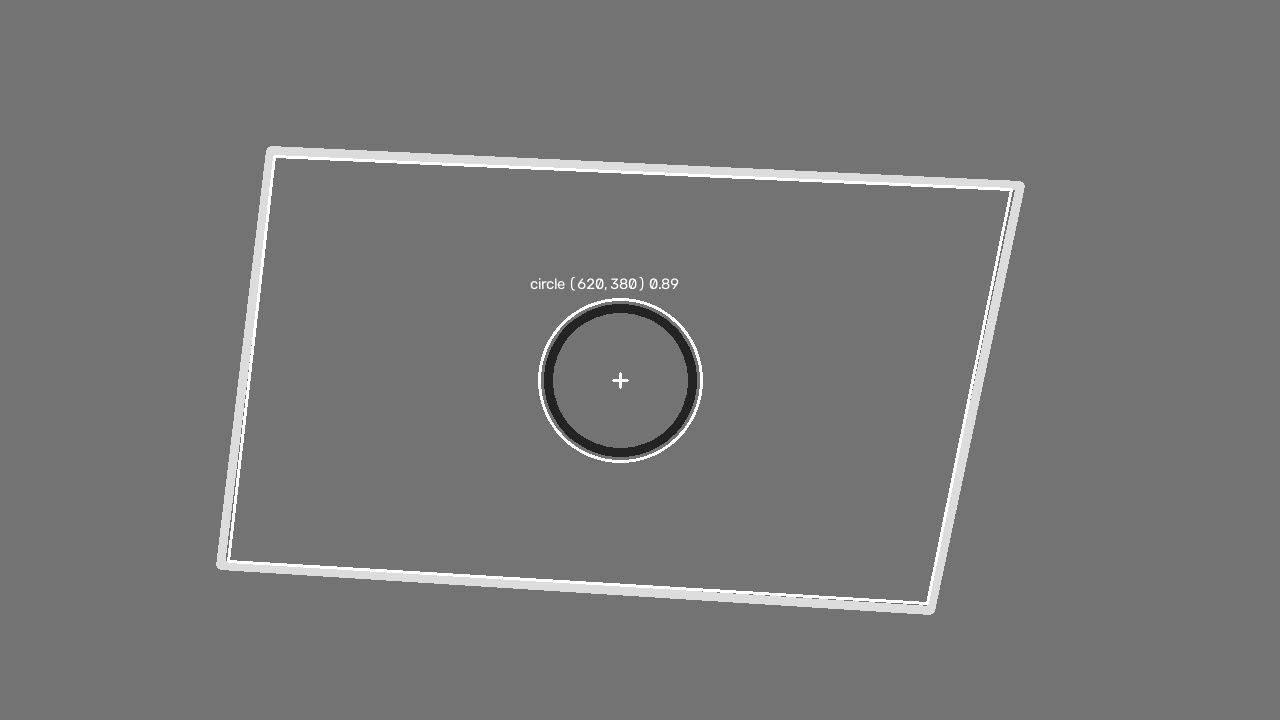
#> input picture snapshot.jpg, 1280 x 720 px
$ python -i rectangle_detector.py   (imports and definitions only)
#> lines starting #> are read from the running program, lines starting #| are printed output that depends on the picture; after the words box and inside, x2 and y2 are one past the last pixel; in counts of white or black regions, pixels touching at a corner belong together
#> further down, picture is the input picture: shape (720, 1280, 3); min 27, max 255, mean 118.2
"""Konvexní čtyřúhelníky včetně čtverců a perspektivně zkosených terčů."""
import cv2
import numpy as np

MIN_AREA = 200
MIN_SIDE = 8
_CLOSE_KERNEL = np.ones((3, 3), np.uint8)


def _quadrilateral(contour):
    # Zaoblené nebo rozmazané rohy potřebují větší toleranci aproximace.
    perimeter = cv2.arcLength(contour, True)
    for epsilon in (0.02, 0.03, 0.045):
        polygon = cv2.approxPolyDP(contour, epsilon * perimeter, True)
        if len(polygon) < 4:
            return None
        if len(polygon) == 4 and cv2.isContourConvex(polygon):
            break
    else:
        return None
    # Obrys musí polygon těsně sledovat. Zubatá skvrna textury (tráva)
    # má mnohem delší obvod a jinou plochu než její aproximace.
    polygon_perimeter = cv2.arcLength(polygon, True)
    if perimeter > 1.25 * polygon_perimeter:
        return None
    # U malých terčů mění posun hrany o 1-2 px plochu o desítky procent.
    polygon_area = cv2.contourArea(polygon)
    if abs(cv2.contourArea(contour) - polygon_area) > 0.1*polygon_area + 1.5*polygon_perimeter:
        return None
    return polygon


def find_rectangles(edges):
    # Uzavření zacelí jednopixelové mezery v hranách reálné kamery, ale slije
    # blízké rovnoběžné hrany (tenký rám). Proto obrysy z obou variant.
    closed = cv2.morphologyEx(edges, cv2.MORPH_CLOSE, _CLOSE_KERNEL)
    contours = [contour for source in (edges, closed)
                for contour in cv2.findContours(source, cv2.RETR_LIST, cv2.CHAIN_APPROX_SIMPLE)[0]]
    height, width = edges.shape
    rectangles = []
    for contour in contours:
        if cv2.contourArea(contour) < MIN_AREA:
            continue
        polygon = _quadrilateral(contour)
        if polygon is None:
            continue
        area = cv2.contourArea(polygon)
        if area < MIN_AREA:
            continue
        points = polygon[:, 0, :].astype(float)
        if (points[:, 0].min() <= 1 or points[:, 1].min() <= 1
                or points[:, 0].max() >= width-2 or points[:, 1].max() >= height-2):
            continue
        sides = np.roll(points, -1, axis=0) - points
        if np.linalg.norm(sides, axis=1).min() < MIN_SIDE:
            continue
        center = points.mean(axis=0)
        if any(np.linalg.norm(center - old[:, 0, :].mean(axis=0)) < 8
               and 0.8 < area / cv2.contourArea(old) < 1.25 for old in rectangles):
            continue
        rectangles.append(polygon)
    return rectangles


def enclosing_rectangle(circle, rectangles, margin=2):
    """Nejmenší čtyřúhelník, ve kterém leží celý obvod kolečka s rezervou."""
    boundary = circle.boundary()
    matches = [rect for rect in rectangles
               if min(cv2.pointPolygonTest(rect, (float(x), float(y)), True) for x, y in boundary) > margin]
    return min(matches, key=cv2.contourArea) if matches else None


def find_faint_quadrilaterals(frame):
    """Záloha pro dlouhé slabé hrany s malými mezerami v rozích."""
    gray = cv2.GaussianBlur(cv2.cvtColor(frame, cv2.COLOR_BGR2GRAY), (5, 5), 1)
    edges = cv2.Canny(gray, 5, 15)
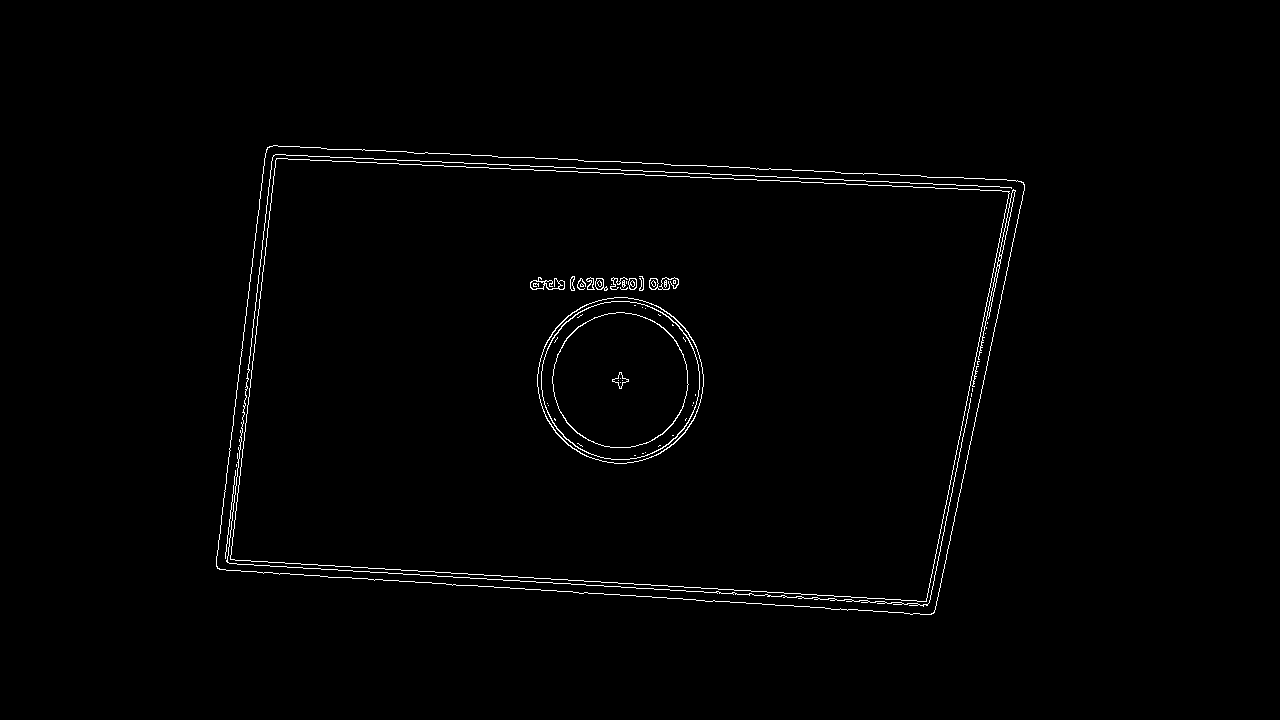
#> edges: shape (720, 1280); 1% white in thin lines or dots, all inside (x1, y1, x2, y2) = (216, 145, 1025, 615)
    size = min(gray.shape)
#> size = 720
    lines = cv2.HoughLinesP(edges, 1, np.pi/180, threshold=40,
                           minLineLength=max(40, int(size*0.25)),
                           maxLineGap=max(10, int(size*0.1)))
#> lines = 30 rows, first 6: [934, 612, 1024, 187], [216, 558, 266, 149], [570, 583, 798, 598], [264, 159, 510, 168], [668, 586, 929, 600], [223, 569, 262, 249]
    if lines is None:
        return []
    segments = lines.reshape(-1, 4)
#> segments has the same summary as lines
    lengths = np.linalg.norm(segments[:, 2:] - segments[:, :2], axis=1)
#> lengths = 30 values, max 437.6 at index 28, min 182.3 at index 14, mean 286.4
    canvas = np.zeros_like(gray)
    # Omezený počet segmentů i prodloužení: nespojujeme vzdálené nesouvisející hrany.
    for index in np.argsort(lengths)[-60:]:
        start = segments[index, :2].astype(float)
        end = segments[index, 2:].astype(float)
        direction = (end-start)/lengths[index]*max(5, size*0.025)
        cv2.line(canvas, tuple(np.rint(start-direction).astype(int)),
                 tuple(np.rint(end+direction).astype(int)), 255, 3)
#> this loop made 30 passes
#> (index, start, end, direction) on passes 1, 2, 3, 4, 5, 6, 7, 9, 10, 12, 13, 14: (14, [225, 569], [247, 388], [2.17, -17.87]), (12, [399, 569], [584, 581], [17.96, 1.17]), (18, [617, 173], [825, 183], [17.98, 0.864]), (8, [972, 385], [1015, 180], [3.7, -17.62]), (25, [714, 600], [926, 614], [17.96, 1.19]), (23, [228, 570], [254, 352], [2.13, -17.87]), (9, [282, 154], [510, 165], [17.98, 0.867]), (2, [570, 583], [798, 598], [17.96, 1.18]), (15, [791, 169], [1021, 181], [17.98, 0.938]), (27, [245, 387], [273, 155], [2.16, -17.87]), (24, [685, 590], [923, 606], [17.96, 1.21]), (3, [264, 159], [510, 168], [17.99, 0.658])
#> (start, end, direction) on passes 8, 11: ([416, 160], [644, 171], [17.98, 0.867]), ([321, 569], [552, 582], [17.97, 1.01])
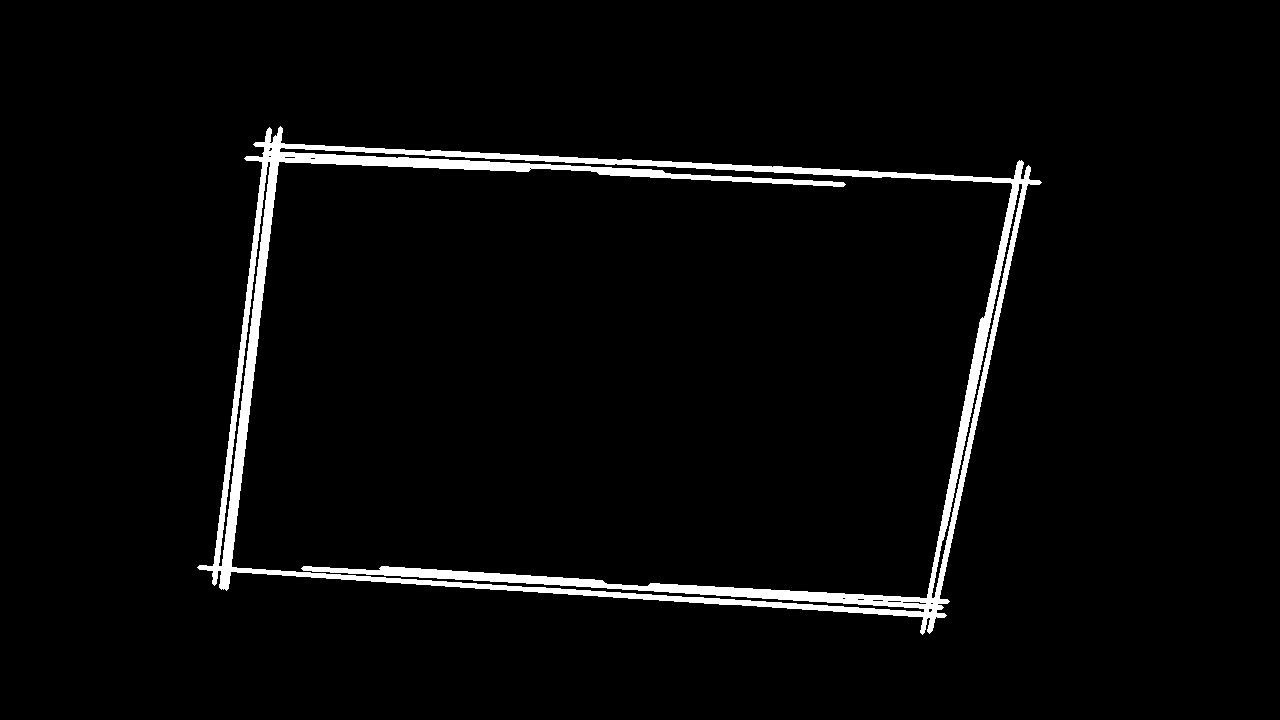
#> canvas: shape (720, 1280); 3.3% white; 1 white region, box (x1, y1, x2, y2) and area: (197, 126, 1042, 635) 30766
    return find_rectangles(canvas)
#> in find_rectangles, `closed = cv2.morphologyEx(edges, cv2.MORPH_CLOSE, _CLOSE_KERNEL)`:
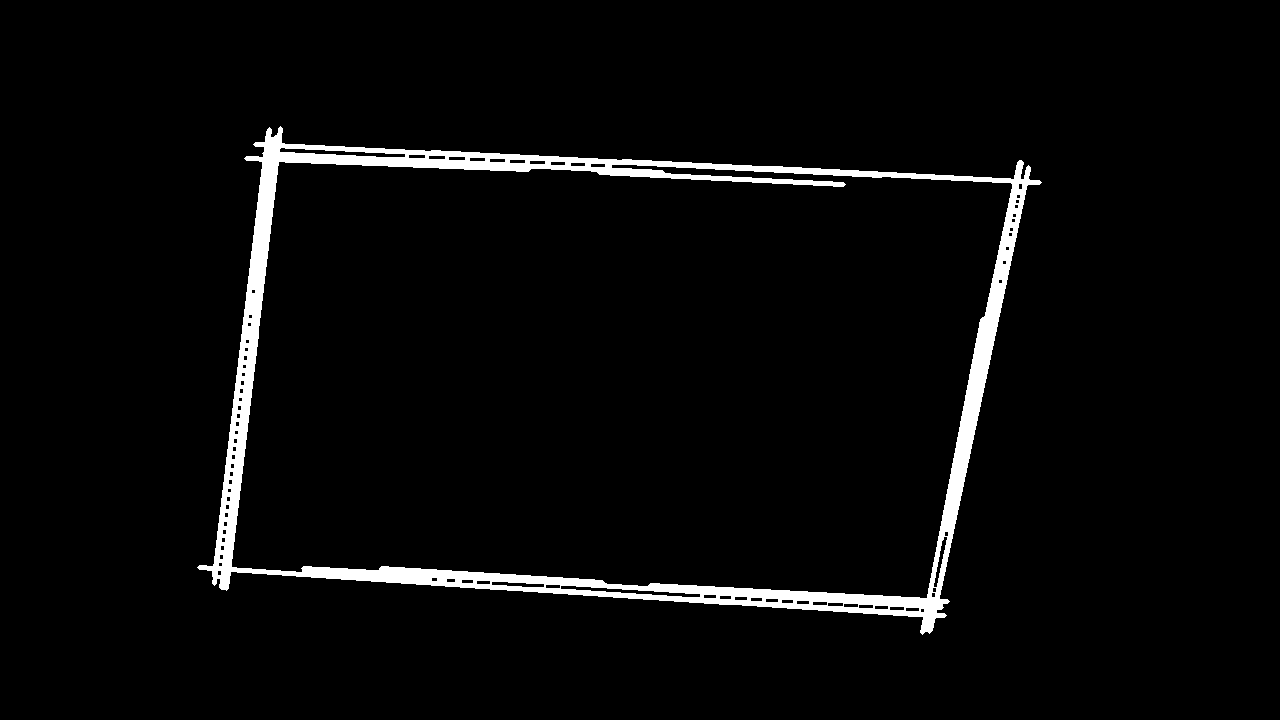
#> closed: shape (720, 1280); 3.5% white; 1 white region
#> in find_rectangles, `contours = [contour for source in (edges, closed) for contour in cv2.f..`: contours = 98 contours, 54 with area under 20; largest, box (x1, y1, x2, y2) and area: (197, 126, 1042, 635) 325816, (197, 126, 1042, 635) 325705, (231, 147, 1013, 613) 296550, (231, 161, 1013, 599) 292962, (931, 183, 1023, 599) 1442
#> the loop in find_rectangles, `for contour in contours:` made 98 passes
#> perimeter in _quadrilateral on passes 8, 10, 14, 34: 907.1, 854.8, 4790.8, 292.3
#> (perimeter in _quadrilateral, polygon_perimeter in _quadrilateral, polygon_area in _quadrilateral, polygon, area) on passes 36, 46: (113.3, 110.3, 155, [[491, 582], [543, 583], [544, 586], [492, 585]], 155), (115.9, 106.7, 169.5, [[946, 536], [938, 582], [934, 587], [941, 541]], 169.5)
#> after the loop in find_rectangles, `for contour in contours:`: rectangles = [[[253, 144], [214, 585], [946, 615], [1021, 160]]]

>>> import cv2
>>> picture = cv2.imread('../snapshot.jpg')
>>> result = find_faint_quadrilaterals(picture)
#> result has the same summary as rectangles in find_rectangles
